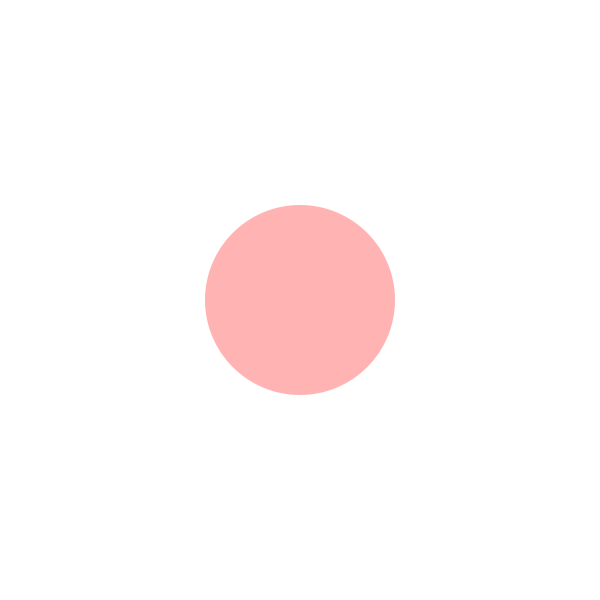
Frame 1 (no input)
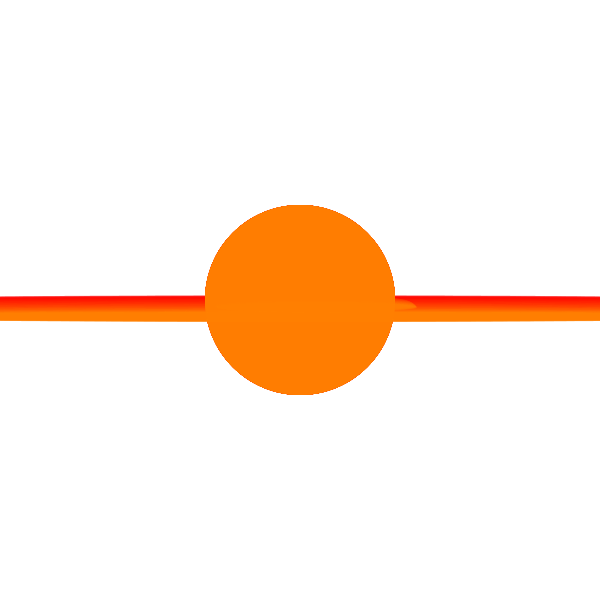
Frame 60 (the mouse pressed at the canvas centre just before this capture)
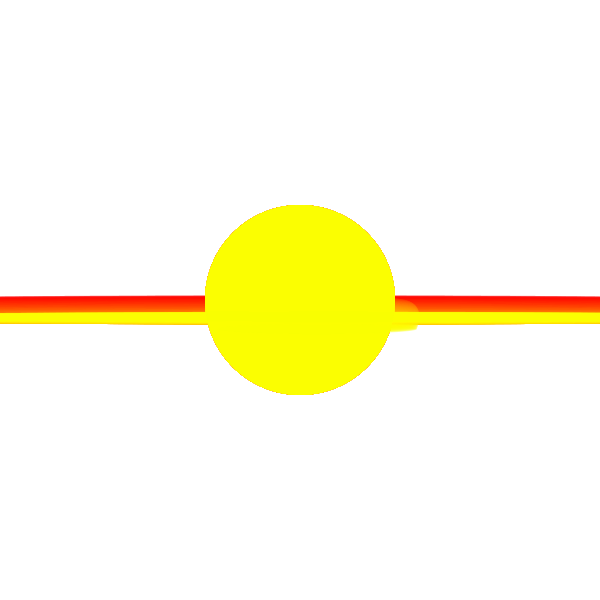
Frame 120 (the mouse held since frame 60 and released just before this capture)

The Processing sketch that drew these frames (run headless with seeded random() and noise(); from frame 60 on, the mouse is pressed at the canvas centre):

// Processing sketch: processing_75681
// ── processing_75681.pde


float x,y,angle,glowLight;





void setup(){

  size(600,600);colorMode(HSB,360,100,100,100);background(0,0,100);noStroke();


x = 0;
y = 0;
angle = 0;
smooth();
}

void draw(){
   x= 700*cos(radians(angle))*sin(radians(angle))*sin(radians(angle));
   y= 200*sin(radians(angle*10))*cos(radians(angle))*cos(radians(angle));
   y= 20*sin(radians(angle*10))*cos(radians(angle))*cos(radians(angle));
    ellipse(x+width/2,y+height/2,1000,10);
   
    x= 700*cos(radians(angle))*sin(radians(angle))*sin(radians(angle));
   y= 200*sin(radians(angle*10))*cos(radians(angle))*cos(radians(angle));
   y= 20*sin(radians(angle*10))*cos(radians(angle))*cos(radians(angle));
  ellipse(x+width/2,y+height/2,1000,10);
   
    x= 700*cos(radians(angle))*sin(radians(angle))*sin(radians(angle));
   y= 200*sin(radians(angle*10))*cos(radians(angle))*cos(radians(angle));
   y= 20*sin(radians(angle*10))*cos(radians(angle))*cos(radians(angle));
   ellipse(y+width/2,x+height/2,200,10);
 glowLight = abs(100* sin (radians(angle)));
 fill(glowLight*3,100,100,30);
 ellipse(width/2,height/2,190,190);
 angle +=.1;
 
}


//x= radius *sin (radians());
//y= radius *sin (radians());
